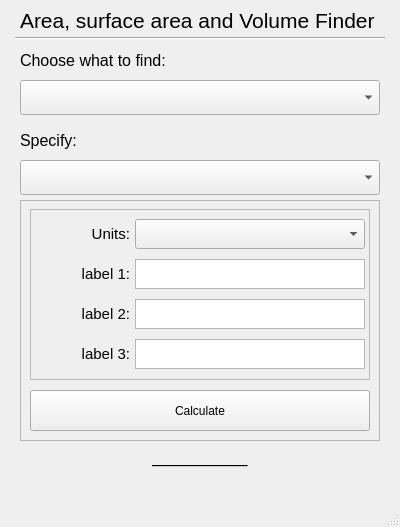
<?xml version="1.0" encoding="UTF-8"?>
<ui version="4.0">
 <class>MainWindow</class>
 <widget class="QMainWindow" name="MainWindow">
  <property name="geometry">
   <rect>
    <x>0</x>
    <y>0</y>
    <width>400</width>
    <height>527</height>
   </rect>
  </property>
  <property name="windowTitle">
   <string>MainWindow</string>
  </property>
  <widget class="QWidget" name="centralwidget">
   <widget class="QLabel" name="title">
    <property name="geometry">
     <rect>
      <x>20</x>
      <y>0</y>
      <width>360</width>
      <height>41</height>
     </rect>
    </property>
    <property name="font">
     <font>
      <pointsize>16</pointsize>
     </font>
    </property>
    <property name="text">
     <string>Area, surface area and Volume Finder</string>
    </property>
   </widget>
   <widget class="Line" name="line">
    <property name="geometry">
     <rect>
      <x>15</x>
      <y>30</y>
      <width>370</width>
      <height>16</height>
     </rect>
    </property>
    <property name="orientation">
     <enum>Qt::Horizontal</enum>
    </property>
   </widget>
   <widget class="QLabel" name="choose_what_to_do_label">
    <property name="geometry">
     <rect>
      <x>20</x>
      <y>50</y>
      <width>360</width>
      <height>21</height>
     </rect>
    </property>
    <property name="font">
     <font>
      <pointsize>12</pointsize>
     </font>
    </property>
    <property name="text">
     <string>Choose what to find:</string>
    </property>
   </widget>
   <widget class="QComboBox" name="choose_what_to_do_combo_box">
    <property name="geometry">
     <rect>
      <x>20</x>
      <y>80</y>
      <width>360</width>
      <height>35</height>
     </rect>
    </property>
    <property name="currentText">
     <string/>
    </property>
   </widget>
   <widget class="QLabel" name="specify_label">
    <property name="geometry">
     <rect>
      <x>20</x>
      <y>130</y>
      <width>360</width>
      <height>21</height>
     </rect>
    </property>
    <property name="font">
     <font>
      <pointsize>12</pointsize>
     </font>
    </property>
    <property name="text">
     <string>Specify:</string>
    </property>
   </widget>
   <widget class="QComboBox" name="specify_combo_box">
    <property name="geometry">
     <rect>
      <x>20</x>
      <y>160</y>
      <width>360</width>
      <height>35</height>
     </rect>
    </property>
   </widget>
   <widget class="QFrame" name="frame">
    <property name="geometry">
     <rect>
      <x>20</x>
      <y>200</y>
      <width>360</width>
      <height>241</height>
     </rect>
    </property>
    <property name="frameShape">
     <enum>QFrame::StyledPanel</enum>
    </property>
    <property name="frameShadow">
     <enum>QFrame::Raised</enum>
    </property>
    <widget class="QPushButton" name="calculate_button">
     <property name="geometry">
      <rect>
       <x>10</x>
       <y>190</y>
       <width>340</width>
       <height>41</height>
      </rect>
     </property>
     <property name="text">
      <string>Calculate</string>
     </property>
    </widget>
    <widget class="QFrame" name="frame_2">
     <property name="geometry">
      <rect>
       <x>10</x>
       <y>9</y>
       <width>340</width>
       <height>171</height>
      </rect>
     </property>
     <property name="frameShape">
      <enum>QFrame::StyledPanel</enum>
     </property>
     <property name="frameShadow">
      <enum>QFrame::Raised</enum>
     </property>
     <widget class="QLabel" name="entry1_label">
      <property name="geometry">
       <rect>
        <x>0</x>
        <y>50</y>
        <width>100</width>
        <height>30</height>
       </rect>
      </property>
      <property name="font">
       <font>
        <pointsize>11</pointsize>
       </font>
      </property>
      <property name="text">
       <string>label 1:</string>
      </property>
      <property name="alignment">
       <set>Qt::AlignRight|Qt::AlignTrailing|Qt::AlignVCenter</set>
      </property>
     </widget>
     <widget class="QTextEdit" name="entry1">
      <property name="geometry">
       <rect>
        <x>105</x>
        <y>50</y>
        <width>230</width>
        <height>30</height>
       </rect>
      </property>
     </widget>
     <widget class="QLabel" name="entry2_label">
      <property name="geometry">
       <rect>
        <x>0</x>
        <y>90</y>
        <width>100</width>
        <height>30</height>
       </rect>
      </property>
      <property name="font">
       <font>
        <pointsize>11</pointsize>
       </font>
      </property>
      <property name="text">
       <string>label 2:</string>
      </property>
      <property name="alignment">
       <set>Qt::AlignRight|Qt::AlignTrailing|Qt::AlignVCenter</set>
      </property>
     </widget>
     <widget class="QTextEdit" name="entry2">
      <property name="geometry">
       <rect>
        <x>105</x>
        <y>90</y>
        <width>230</width>
        <height>30</height>
       </rect>
      </property>
     </widget>
     <widget class="QTextEdit" name="entry3">
      <property name="geometry">
       <rect>
        <x>105</x>
        <y>130</y>
        <width>230</width>
        <height>30</height>
       </rect>
      </property>
     </widget>
     <widget class="QLabel" name="entry3_label">
      <property name="geometry">
       <rect>
        <x>0</x>
        <y>130</y>
        <width>100</width>
        <height>30</height>
       </rect>
      </property>
      <property name="font">
       <font>
        <pointsize>11</pointsize>
       </font>
      </property>
      <property name="text">
       <string>label 3:</string>
      </property>
      <property name="alignment">
       <set>Qt::AlignRight|Qt::AlignTrailing|Qt::AlignVCenter</set>
      </property>
     </widget>
     <widget class="QComboBox" name="select_unit_combo_box">
      <property name="geometry">
       <rect>
        <x>105</x>
        <y>10</y>
        <width>230</width>
        <height>30</height>
       </rect>
      </property>
     </widget>
     <widget class="QLabel" name="select_unit_label">
      <property name="geometry">
       <rect>
        <x>0</x>
        <y>10</y>
        <width>100</width>
        <height>30</height>
       </rect>
      </property>
      <property name="font">
       <font>
        <pointsize>11</pointsize>
       </font>
      </property>
      <property name="text">
       <string>Units:</string>
      </property>
      <property name="alignment">
       <set>Qt::AlignRight|Qt::AlignTrailing|Qt::AlignVCenter</set>
      </property>
     </widget>
    </widget>
   </widget>
   <widget class="QLabel" name="output">
    <property name="geometry">
     <rect>
      <x>30</x>
      <y>440</y>
      <width>340</width>
      <height>30</height>
     </rect>
    </property>
    <property name="font">
     <font>
      <pointsize>14</pointsize>
     </font>
    </property>
    <property name="text">
     <string>_________</string>
    </property>
    <property name="alignment">
     <set>Qt::AlignCenter</set>
    </property>
   </widget>
  </widget>
  <widget class="QMenuBar" name="menubar">
   <property name="geometry">
    <rect>
     <x>0</x>
     <y>0</y>
     <width>400</width>
     <height>21</height>
    </rect>
   </property>
  </widget>
  <widget class="QStatusBar" name="statusbar"/>
 </widget>
 <resources/>
 <connections/>
</ui>
